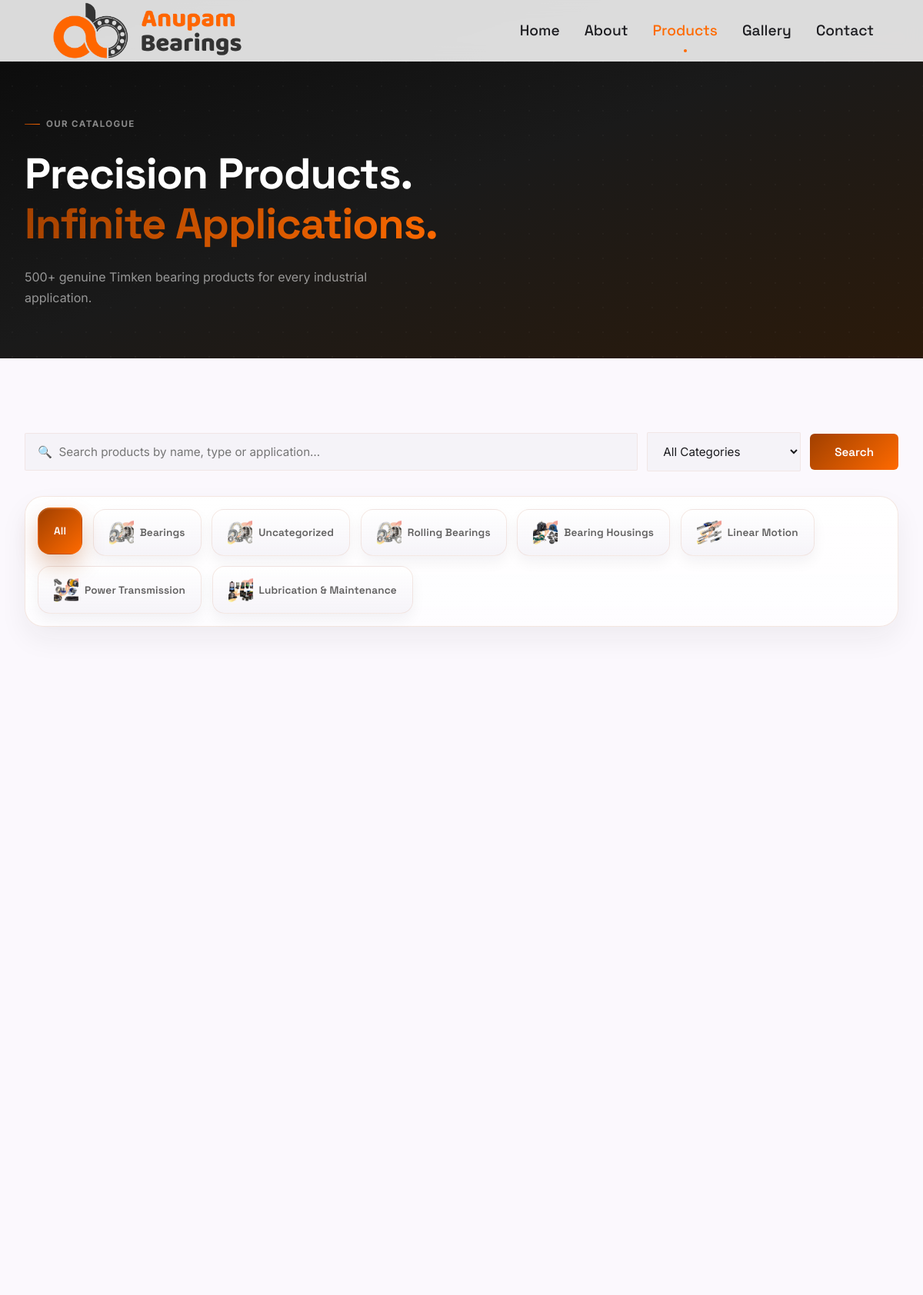
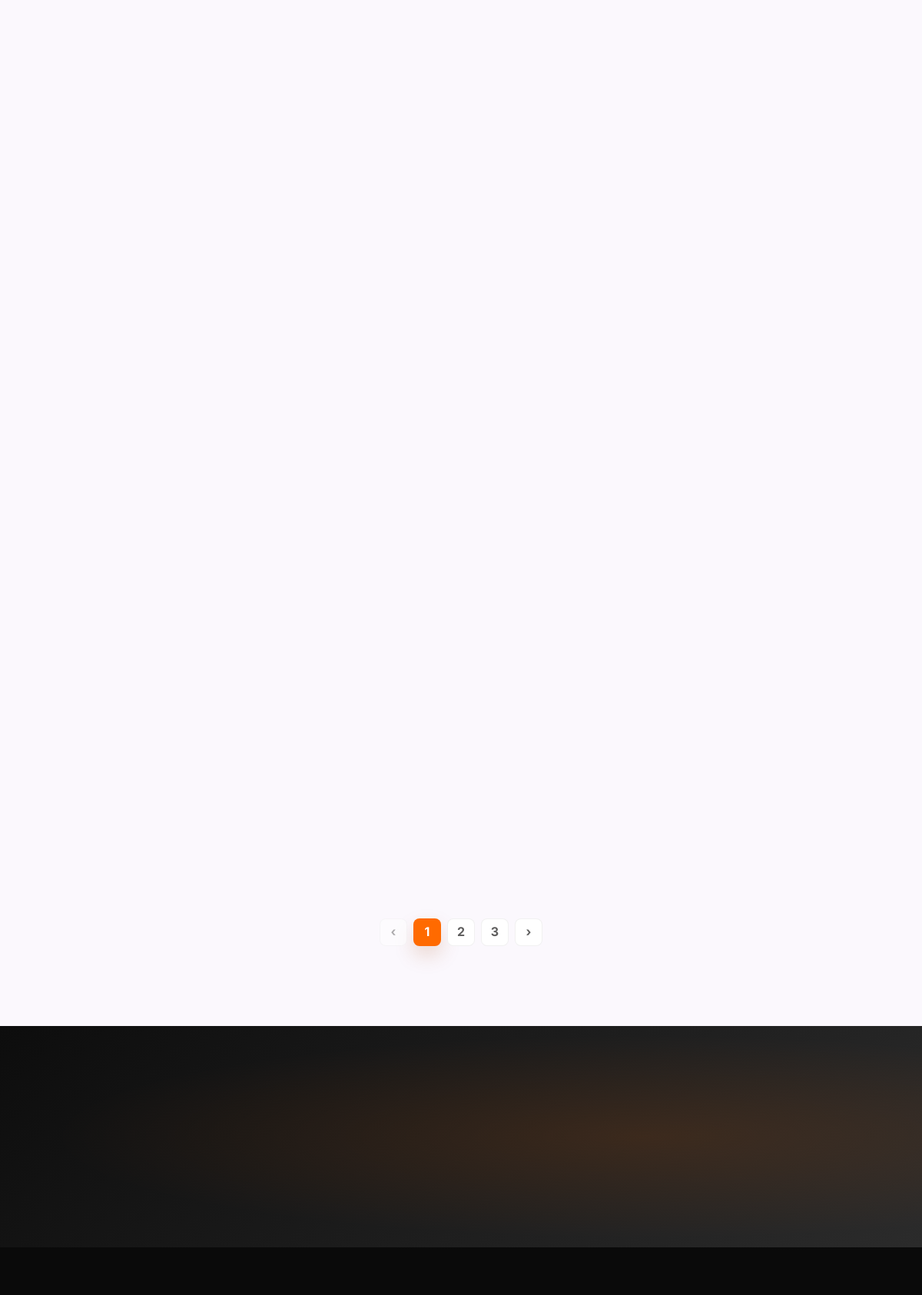
Screenshot of /products/ (upper part) with the database file from the repository (2 pictures, top to bottom).
### products/models.py (models this page shows, shortened)
class Category(models.Model):
    name = models.CharField(max_length=200)
    slug = models.SlugField(unique=True)
    description = models.TextField(blank=True)
    icon = models.CharField(max_length=100, blank=True, help_text="Icon class or emoji")
    image = models.ImageField(upload_to='categories/', blank=True, null=True)
    order = models.IntegerField(default=0)
    class Meta:
        verbose_name_plural = 'Categories'
        ordering = ['order', 'name']

### products/views.py (the view)
# urls.py: path('products/',              views.product_list,            name='products'),
def product_list(request):
    categories     = Category.objects.prefetch_related('products').all()
    active_category = request.GET.get('category', '')
    q               = request.GET.get('q', '').strip()
    products = Product.objects.select_related('category').filter(is_visible=True).order_by('category__order', 'name')
    if active_category:
        products = products.filter(category__slug=active_category)
    if q:
        products = products.filter(
            Q(name__icontains=q)
            | Q(description__icontains=q)
            | Q(category__name__icontains=q)
        )
    page_size  = getattr(settings, 'PUBLIC_PRODUCTS_PAGE_SIZE', 12)
    paginator  = Paginator(products, page_size)
    page_num   = request.GET.get('page', 1)
    page_obj   = paginator.get_page(page_num)
    filtered = bool(q or active_category)
    seo_context = build_seo_context(
        request,
        title='Industrial Bearings and Motion Products | Anupam Bearings',
        description='Browse industrial bearings, bearing housings, linear motion products, and power transmission products from Anupam Bearings.',
        canonical_url=f"{settings.SITE_URL.rstrip('/')}/products/",
        robots='noindex,follow' if filtered else None,
    )
    return render(request, 'products/product_list.html', seo_context | {
        'categories':     categories,
        'page_obj':       page_obj,
        'products':       page_obj.object_list,
        'active_category': active_category,
        'q':              q,
        'total_count':    paginator.count,
    })

### core/context_processors.py (called while the page is built)
def seo(request):
    return build_seo_context(request)

### core/seo.py (called while the page is built)
def site_url() -> str:
    return getattr(settings, 'SITE_URL', 'https://anupambearings.com').rstrip('/')

def absolute_url(path: str) -> str:
    if not path:
        return site_url()
    parsed = urlsplit(path)
    if parsed.scheme:
        return path
    if path.startswith('/'):
        return f'{site_url()}{path}'
    return f"{site_url()}/{path.lstrip('/')}"

def build_canonical_url(request, *, path: str | None = None) -> str:
    canonical_path = path if path is not None else request.path
    return absolute_url(canonical_path)

def _serialize_schema(schema: dict) -> str:
    return json.dumps(schema, ensure_ascii=False, separators=(',', ':'))

def website_schema() -> dict:
    return {
        '@context': 'https://schema.org',
        '@type': 'WebSite',
        '@id': f'{site_url()}#website',
        'url': site_url(),
        'name': SITE_NAME,
        'alternateName': 'Anupam Bearings India',
        'description': SITE_DESCRIPTION,
        'publisher': {'@id': f'{site_url()}#organization'},
        'potentialAction': {
            '@type': 'SearchAction',
            'target': {
                '@type': 'EntryPoint',
                'urlTemplate': f'{site_url()}/products/?q={{search_term_string}}',
            },
            'query-input': 'required name=search_term_string',
        },
    }

### stock_ledger/context_processors.py (called while the page is built, shortened)
def dashboard_role(request):
    user = getattr(request, 'user', None)
    if not user or not user.is_authenticated or not user.is_staff:
        return {}

def low_stock_alert(request):
    user = getattr(request, 'user', None)
    if not user or not user.is_authenticated or not user.is_staff:
        return {'show_low_stock_modal': False}

### templates/products/product_list.html (shortened to what this page needs)
{% extends "base.html" %}
{% load static %}
{% block content %}
<section style="background:var(--gradient-hero);padding:9rem 0 4rem;position:relative;overflow:hidden;" aria-label="Products hero">
  <div class="dot-grid"></div>
  <div class="container" style="position:relative;z-index:1;">
    <p class="section-label anim-fade-up" style="color:rgba(255,255,255,.5);">Our Catalogue</p>
    <h1 class="display-lg anim-fade-up" style="color:#fff;max-width:580px;margin-top:.5rem;">
      Precision Products.<br/><span class="gradient-text">Infinite Applications.</span>
    </h1>
    <p class="body-lg anim-fade-up" style="color:rgba(255,255,255,.55);max-width:500px;margin-top:1.5rem;">
      500+ genuine Timken bearing products for every industrial application.
    </p>
  </div>
</section>
<section class="section-pad surface-base">
  <div class="container">
    <form method="GET" action="" style="display:flex;gap:.75rem;align-items:center;flex-wrap:wrap;margin-bottom:var(--sp-4);" class="anim-fade-up">
      <div style="position:relative;flex:1;min-width:220px;">
        <input
          class="form-input"
          type="text"
          name="q"
          value="{{ q }}"
          placeholder="🔍  Search products by name, type or application…"
          style="padding-left:1rem;"
        />
      </div>
      <select class="form-input" name="category" style="max-width:200px;" onchange="this.form.submit()">
        <option value="">All Categories</option>
      </select>
      <button type="submit" class="btn-primary">Search</button>
    </form>
    {% if not q %}
    <div class="category-tabs anim-fade-up" id="desktop-tabs">
      <button class="cat-tab {% if not active_category %}active{% endif %}" onclick="window.location='{% url 'products:list' %}'">All</button>
      {% for cat in categories %}
      <button class="cat-tab {% if active_category == cat.slug %}active{% endif %}"
          onclick="window.location='{% url 'products:list' %}?category={{ cat.slug }}'">
        {% if cat.image %}
        <img src="{{ cat.image.url }}" alt="{{ cat.name }}" class="cat-tab-img" loading="lazy" />
        {% else %}
        {% if cat.slug == 'rolling-bearings' %}
        <img src="{% static 'images/hero/hero-bearings.webp' %}" alt="{{ cat.name }}" class="cat-tab-img" loading="lazy" />
        {% elif cat.slug == 'bearing-housings' %}
        <img src="{% static 'images/hero/hero-housings.webp' %}" alt="{{ cat.name }}" class="cat-tab-img" loading="lazy" />
        {% elif cat.slug == 'linear-motion' %}
        <img src="{% static 'images/hero/hero-linear.webp' %}" alt="{{ cat.name }}" class="cat-tab-img" loading="lazy" />
        {% elif cat.slug == 'power-transmission' %}
        <img src="{% static 'images/hero/hero-power-transmission.webp' %}" alt="{{ cat.name }}" class="cat-tab-img" loading="lazy" />
        {% elif cat.slug == 'lubrication-maintenance' %}
        <img src="{% static 'images/hero/hero-lubrication.webp' %}" alt="{{ cat.name }}" class="cat-tab-img" loading="lazy" />
        {% else %}
        <img src="{% static 'images/hero/hero-bearings.webp' %}" alt="{{ cat.name }}" class="cat-tab-img" loading="lazy" />
        {% endif %}
        {% endif %}
        <span class="cat-tab-name">{{ cat.name }}</span>
      </button>
      {% endfor %}
    </div>
    {% endif %}
    {% if products %}
    <div class="products-grid anim-stagger-group" style="margin-top:var(--sp-4);">
    </div>
    {% include "includes/pagination.html" %}
    {% endif %}
  </div>
</section>
<section class="cta-banner">
  <div class="container">
    <div class="cta-banner-inner">
      <div>
      </div>
    </div>
  </div>
</section>
{% endblock %}

### rows the page displays
Category: name "Bearings"
Category: name "Uncategorized"
Category: name "Rolling Bearings"
Category: name "Bearing Housings"
Category: name "Linear Motion"
Category: name "Power Transmission"
Category: name "Lubrication & Maintenance"

### other values shown
{{ num }} "1"
{{ num }} "2" "3"
